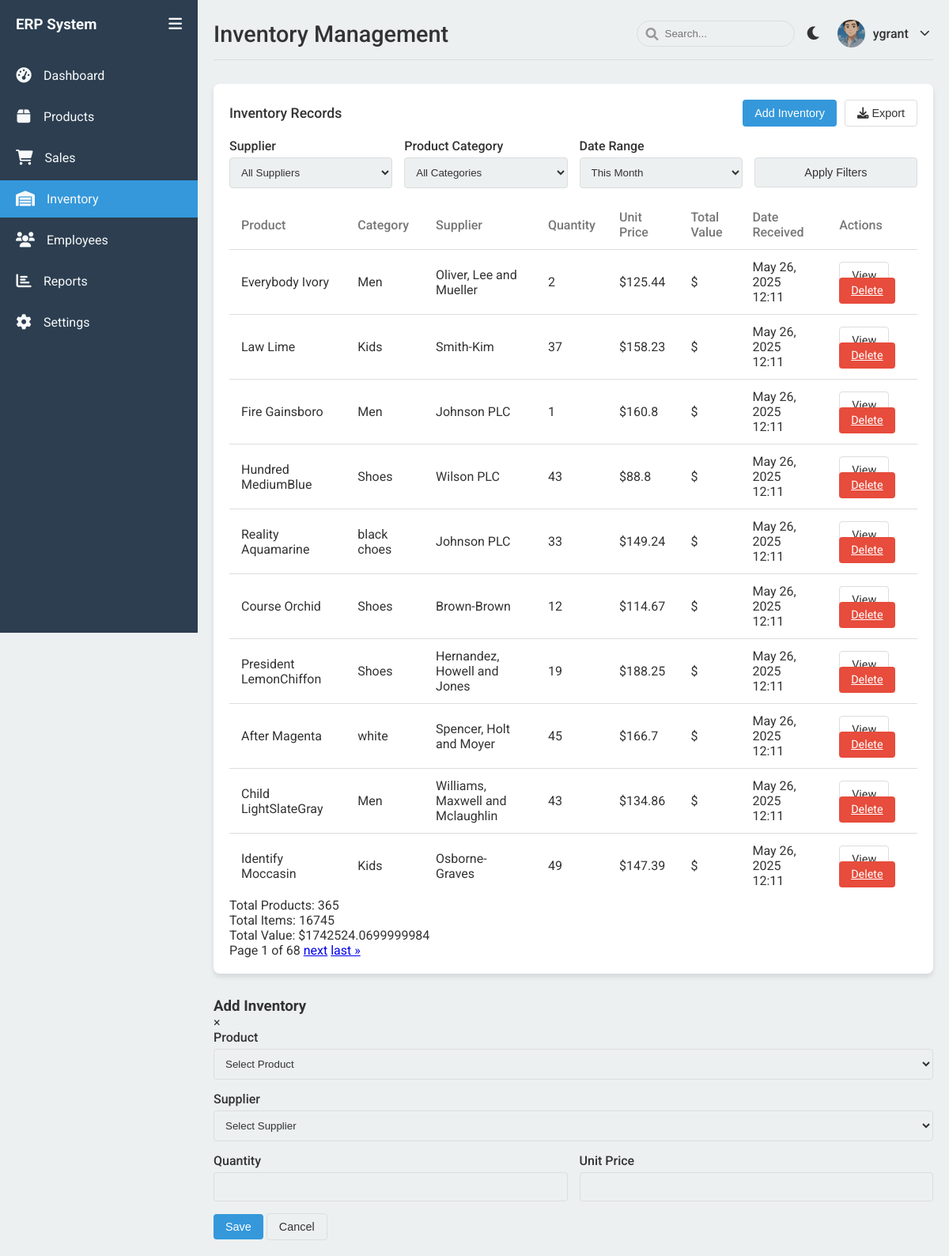
/inventory/ (signed in), run on the app's committed database.
### main/models.py (models this page shows, shortened)
class Inventory(models.Model):
    product = models.ForeignKey(Product, on_delete=models.CASCADE)
    supplier = models.ForeignKey(Supplier, on_delete=models.CASCADE)
    quantity = models.IntegerField()
    unit_price = models.FloatField()
    date_received = models.DateTimeField(auto_now_add=True)
    class Meta:
        verbose_name_plural = "Inventories"

class Product(models.Model):
    name = models.CharField(max_length=100)
    category = models.ForeignKey(Category, on_delete=models.CASCADE)
    size = models.CharField(max_length=20, blank=True, null=True)
    color = models.CharField(max_length=50, blank=True, null=True)
    price = models.FloatField()
    stock_quantity = models.IntegerField(default=0)
    created_at = models.DateTimeField(auto_now_add=True)
    updated_at = models.DateTimeField(auto_now=True)

class Category(models.Model):
    name = models.CharField(max_length=100)
    class Meta:
        verbose_name_plural = "Categories"

class Supplier(models.Model):
    name = models.CharField(max_length=100)
    contact_person = models.CharField(max_length=100)
    phone = models.CharField(max_length=20)
    email = models.EmailField()
    address = models.TextField()

### main/views.py (the view, shortened to what this page needs)
@login_required
def inventory(request):
    supplier_id = request.GET.get('supplier')
    category_id = request.GET.get('category')
    date_range = request.GET.get('date_range')
    start_date = request.GET.get('start_date')
    end_date = request.GET.get('end_date')
    inventories_list = Inventory.objects.select_related('product', 'supplier', 'product__category').all()
    if supplier_id:
        inventories_list = inventories_list.filter(supplier_id=supplier_id)
    if category_id:
        inventories_list = inventories_list.filter(product__category_id=category_id)
    if start_date and end_date:
        inventories_list = inventories_list.filter(date_received__date__gte=start_date, date_received__date__lte=end_date)
    total_products = inventories_list.values('product').distinct().count()
    total_items = inventories_list.aggregate(Sum('quantity'))['quantity__sum'] or 0
    total_value = 0
    for inventory in inventories_list:
        inventory.total_value = inventory.quantity * inventory.unit_price
        total_value += inventory.total_value
    paginator = Paginator(inventories_list.order_by('-date_received'), 10)
    page = request.GET.get('page', 1)
    inventories = paginator.get_page(page)
    suppliers = Supplier.objects.all()
    categories = Category.objects.all()
    all_products = Product.objects.all()
    context = {
        'inventories': inventories,
        'suppliers': suppliers,
        'categories': categories,
        'all_products': all_products,
        'total_products': total_products,
        'total_items': total_items,
        'total_value': total_value,
    }
    return render(request, 'main/inventory.html', context)

### main/templates/main/inventory.html (shortened to what this page needs)
{% extends 'main/base.html' %}
{% load static %}
{% block header_title %}Inventory Management{% endblock %}
{% block content %}
<div class="table-container">
    <div class="table-header">
        <h3 class="table-title">Inventory Records</h3>
        <div class="table-actions">
            <button class="btn btn-primary" id="addInventoryBtn">Add Inventory</button>
            <button class="btn btn-outline" id="exportInventoryBtn">
                <i class="fas fa-download"></i> Export
            </button>
        </div>
    </div>
    <div class="filter-options">
        <div class="form-row">
            <div class="form-group">
                <label class="form-label">Supplier</label>
                <select class="form-control" id="supplierFilter">
                    <option value="">All Suppliers</option>
                </select>
            </div>
            <div class="form-group">
                <label class="form-label">Product Category</label>
                <select class="form-control" id="categoryFilter">
                    <option value="">All Categories</option>
                </select>
            </div>
            <div class="form-group">
                <label class="form-label">Date Range</label>
                <select class="form-control" id="dateFilter">
                    <option value="this_month" selected>This Month</option>
                </select>
            </div>
            <div class="form-group">
                <label class="form-label">&nbsp;</label>
                <button class="btn btn-outline form-control" id="applyFilters">Apply Filters</button>
            </div>
        </div>
    </div>
    <table>
        <thead>
            <tr>
                <th>Product</th>
                <th>Category</th>
                <th>Supplier</th>
                <th>Quantity</th>
                <th>Unit Price</th>
                <th>Total Value</th>
                <th>Date Received</th>
                <th>Actions</th>
            </tr>
        </thead>
        <tbody>
            {% for inventory in inventories %}
            <tr>
                <td>{{ inventory.product.name }}</td>
                <td>{{ inventory.product.category.name }}</td>
                <td>{{ inventory.supplier.name }}</td>
                <td>{{ inventory.quantity }}</td>
                <td>${{ inventory.unit_price }}</td>
                <td>${{ inventory.total_value }}</td>
                <td>{{ inventory.date_received|date:"M d, Y H:i" }}</td>
                <td>
                    <a href="{% url 'view_inventory' inventory.id %}" class="btn btn-outline btn-sm">View</a>
                    <a href="{% url 'delete_inventory' inventory.id %}" class="btn btn-danger btn-sm">Delete</a>
                </td>
            </tr>
            {% empty %}
            <tr>
                <td colspan="8" style="text-align: center;">No inventory records found</td>
            </tr>
            {% endfor %}
        </tbody>
    </table>
    <div class="inventory-summary">
        <div class="summary-item">
            <span class="summary-label">Total Products:</span>
            <span class="summary-value">{{ total_products }}</span>
        </div>
        <div class="summary-item">
            <span class="summary-label">Total Items:</span>
            <span class="summary-value">{{ total_items }}</span>
        </div>
        <div class="summary-item">
            <span class="summary-label">Total Value:</span>
            <span class="summary-value">${{ total_value }}</span>
        </div>
    </div>
    <div class="pagination">
        <span class="step-links">
            <span class="current">
                Page {{ inventories.number }} of {{ inventories.paginator.num_pages }}
            </span>
            {% if inventories.has_next %}
                <a href="?page={{ inventories.next_page_number }}">next</a>
                <a href="?page={{ inventories.paginator.num_pages }}">last &raquo;</a>
            {% endif %}
        </span>
    </div>
</div>
<div class="modal" id="inventoryModal">
    <div class="modal-content">
        <div class="modal-header">
            <h3>Add Inventory</h3>
            <span class="close">&times;</span>
        </div>
        <div class="modal-body">
            <form id="inventoryForm" method="post" action="{% url 'add_inventory' %}">
                <div class="form-group">
                    <label class="form-label">Product</label>
                    <select name="product" class="form-control" required>
                        <option value="">Select Product</option>
                    </select>
                </div>
                <div class="form-group">
                    <label class="form-label">Supplier</label>
                    <select name="supplier" class="form-control" required>
                        <option value="">Select Supplier</option>
                    </select>
                </div>
                <div class="form-row">
                    <div class="form-group">
                        <label class="form-label">Quantity</label>
                        <input type="number" name="quantity" min="1" class="form-control" required>
                    </div>
                    <div class="form-group">
                        <label class="form-label">Unit Price</label>
                        <input type="number" name="unit_price" step="0.01" class="form-control" required>
                    </div>
                </div>
                <div class="form-actions">
                    <button type="submit" class="btn btn-primary">Save</button>
                    <button type="button" class="btn btn-outline" id="cancelBtn">Cancel</button>
                </div>
            </form>
        </div>
    </div>
</div>
{% endblock %}

### main/templates/main/base.html (shortened to what this page needs)
<!DOCTYPE html>
{% load static %}
<html lang="en">
<head>
    <link rel="stylesheet" href="https://cdnjs.cloudflare.com/ajax/libs/font-awesome/6.0.0-beta3/css/all.min.css">
    {% load static %}
    <link rel="stylesheet" href="{% static 'main/css/style.css' %}">
</head>
<body>
    <div class="wrapper">
        <nav class="sidebar" id="sidebar">
            <div class="sidebar-header">
                <h3>ERP System</h3>
                <button class="sidebar-toggle" id="sidebarToggle">
                    <i class="fas fa-bars"></i>
                </button>
            </div>
            <div class="sidebar-menu">
                <ul>
                    <li>
                        <a href="{% url 'dashboard' %}" class="{% if request.path == '/dashboard/' %}active{% endif %}">
                            <span class="icon"><i class="fas fa-tachometer-alt"></i></span>
                            <span class="menu-text">Dashboard</span>
                        </a>
                    </li>
                    <li>
                        <a href="{% url 'products' %}" class="{% if 'products' in request.path %}active{% endif %}">
                            <span class="icon"><i class="fas fa-box"></i></span>
                            <span class="menu-text">Products</span>
                        </a>
                    </li>
                    <li>
                        <a href="{% url 'sales' %}" class="{% if 'sales' in request.path %}active{% endif %}">
                            <span class="icon"><i class="fas fa-shopping-cart"></i></span>
                            <span class="menu-text">Sales</span>
                        </a>
                    </li>
                    <li>
                        <a href="{% url 'inventory' %}" class="{% if 'inventory' in request.path %}active{% endif %}">
                            <span class="icon"><i class="fas fa-warehouse"></i></span>
                            <span class="menu-text">Inventory</span>
                        </a>
                    </li>
                    <li>
                        <a href="{% url 'employees' %}" class="{% if 'employees' in request.path %}active{% endif %}">
                            <span class="icon"><i class="fas fa-users"></i></span>
                            <span class="menu-text">Employees</span>
                        </a>
                    </li>
                    <li>
                        <a href="{% url 'reports' %}" class="{% if 'reports' in request.path %}active{% endif %}">
                            <span class="icon"><i class="fas fa-chart-bar"></i></span>
                            <span class="menu-text">Reports</span>
                        </a>
                    </li>
                    <li>
                        <a href="{% url 'settings' %}" class="{% if 'settings' in request.path %}active{% endif %}">
                            <span class="icon"><i class="fas fa-cog"></i></span>
                            <span class="menu-text">Settings</span>
                        </a>
                    </li>
                </ul>
            </div>
        </nav>
        <div class="main-content" id="mainContent">
            <div class="header">
                <h1>{% block header_title %}Dashboard{% endblock %}</h1>
                <div class="header-actions">
                    <div class="search-box">
                        <i class="fas fa-search"></i>
                        <input type="text" placeholder="Search..." id="searchInput">
                    </div>
                    <button class="theme-toggle" id="themeToggle">
                        <i class="fas fa-moon"></i>
                    </button>
                    <div class="user-profile-dropdown">
                        <div class="user-profile" id="userProfileTrigger">
                            <img src="{% static 'main/img/avatar.jpg' %}" alt="User">
                            <span>{{ request.user.username|default:'Admin' }}</span>
                            <i class="fas fa-chevron-down dropdown-arrow"></i>
                        </div>
                    </div>
                </div>
            </div>
            {% block content %}{% endblock %}
        </div>
    </div>
</body>
</html>

### data on the page
Inventory: product.name "Everybody Ivory", product.category.name "Men", supplier.name "Oliver, Lee and Mueller", quantity "2", unit_price "125.44", date_received "May 26, 2025 12:11"
Inventory: product.name "Law Lime", product.category.name "Kids", supplier.name "Smith-Kim", quantity "37", unit_price "158.23", date_received "May 26, 2025 12:11"
Inventory: product.name "Fire Gainsboro", product.category.name "Men", supplier.name "Johnson PLC", quantity "1", unit_price "160.8", date_received "May 26, 2025 12:11"
Inventory: product.name "Hundred MediumBlue", product.category.name "Shoes", supplier.name "Wilson PLC", quantity "43", unit_price "88.8", date_received "May 26, 2025 12:11"
Inventory: product.name "Reality Aquamarine", product.category.name "black choes", supplier.name "Johnson PLC", quantity "33", unit_price "149.24", date_received "May 26, 2025 12:11"
Inventory: product.name "Course Orchid", product.category.name "Shoes", supplier.name "Brown-Brown", quantity "12", unit_price "114.67", date_received "May 26, 2025 12:11"
Inventory: product.name "President LemonChiffon", product.category.name "Shoes", supplier.name "Hernandez, Howell and Jones", quantity "19", unit_price "188.25", date_received "May 26, 2025 12:11"
Inventory: product.name "After Magenta", product.category.name "white", supplier.name "Spencer, Holt and Moyer", quantity "45", unit_price "166.7", date_received "May 26, 2025 12:11"
Inventory: product.name "Child LightSlateGray", product.category.name "Men", supplier.name "Williams, Maxwell and Mclaughlin", quantity "43", unit_price "134.86", date_received "May 26, 2025 12:11"
Inventory: product.name "Identify Moccasin", product.category.name "Kids", supplier.name "Osborne-Graves", quantity "49", unit_price "147.39", date_received "May 26, 2025 12:11"

### other printed values
{{ request.user.username|default:'Admin' }} "ygrant"
{{ total_products }} "365"
{{ total_items }} "16745"
{{ total_value }} "1742524.0699999984"
{{ inventories.number }} "1"
{{ inventories.paginator.num_pages }} "68"
